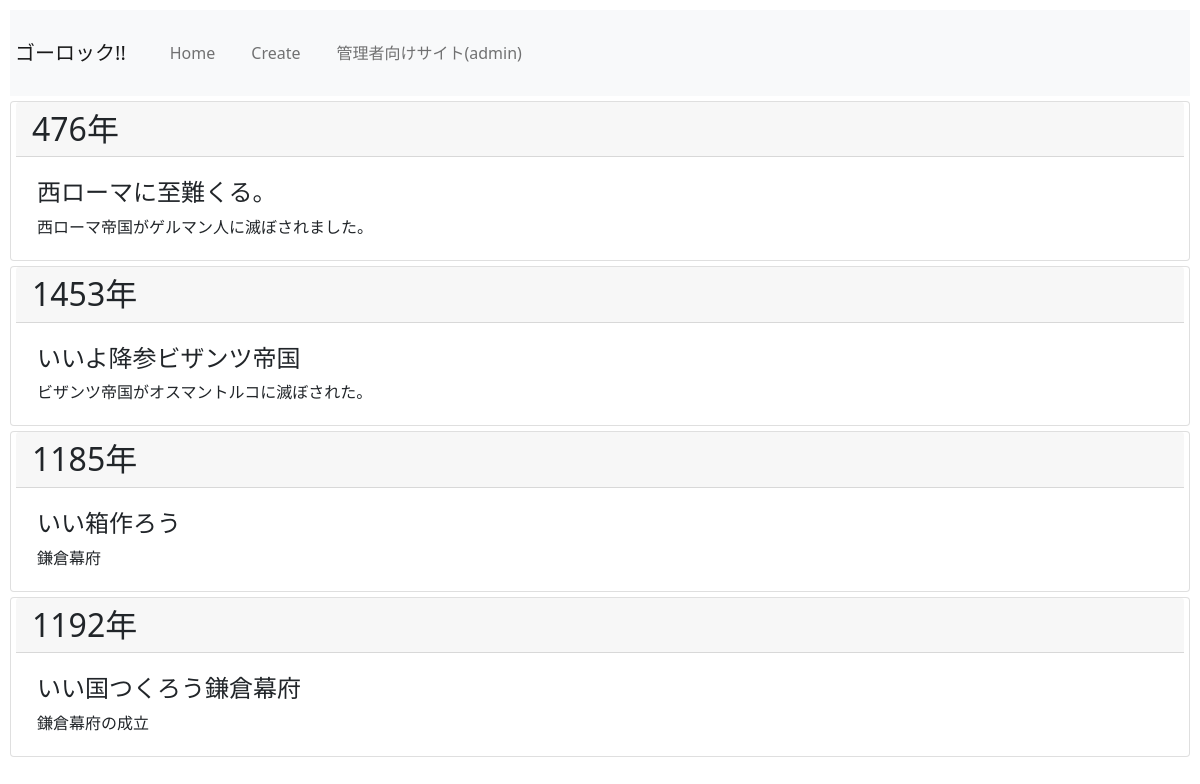
The app's page /index/, older data.
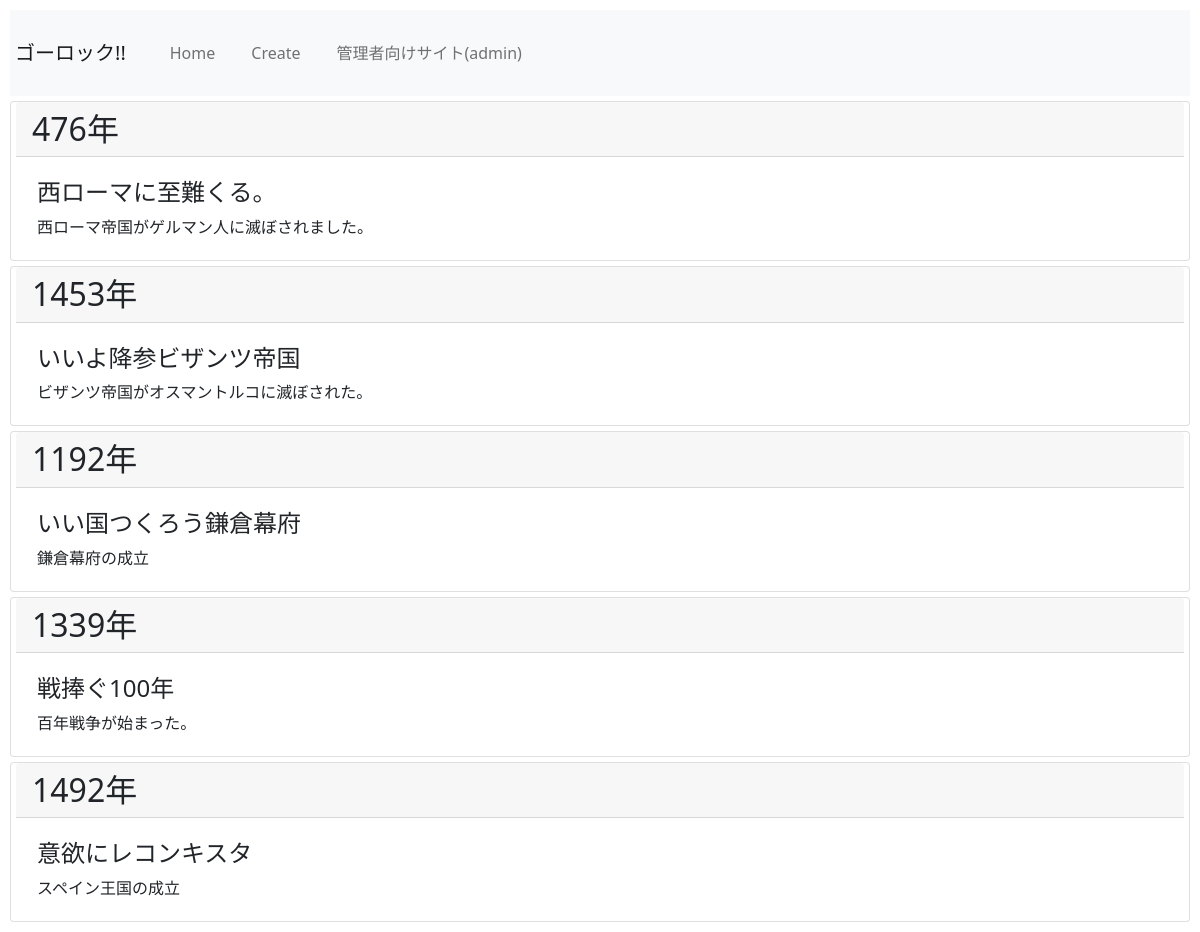
The same page, newer data.
### app/models.py (models this page shows, shortened)
class Post(models.Model):
  year = models.IntegerField(validators=[MinValueValidator(1), MaxValueValidator(2021)])
  text = models.CharField("語呂合わせ", max_length=30)
  supplement = models.CharField("補足", max_length=100)

### app/views.py (the view)
# urls.py: path('index/', views.index, name='index'),
def index(request):
  data = Post.objects.all()
  params = {
    'data': data
  }
  return render(request, 'app/index.html', params)

### app/templates/app/index.html (shortened to what this page needs)
{% extends 'app/base.html' %}
{% block 'content' %}
  {% for item in data %}
  <div class="card">
    <h2 class="card-header">{{ item.year }}年</h2>
    <div class="card-body">
      <h4 class="card-title">{{ item.text }}</h4>
      <p class="card-text">{{ item.supplement }}</p>
    </div>
  </div>
  {% endfor %}
{% endblock %}

### app/templates/app/base.html (shortened to what this page needs)
{% load static %}
<!doctype html>
<html lang="ja">
  <head>
    <link href="https://cdn.jsdelivr.net/npm/bootstrap@5.0.0-beta1/dist/css/bootstrap.min.css" rel="stylesheet">
    <link rel="stylesheet" href="{% static 'css/style.css' %}">
  </head>
  <body>
    <nav class="navbar navbar-expand-lg navbar-light bg-light">
      <a class="navbar-brand" href="/">ゴーロック!!</a>
      <div class="collapse navbar-collapse" id="navbarSupportedContent">
        <ul class="navbar-nav mr-auto">
          <li class="nav-item active">
            <a class="nav-link" href="{% url 'index' %}">Home</a>
          </li>
          <li class="nav-item active">
            <a class="nav-link" href="{% url 'form' %}">Create</a>
          </li>
          <li class="nav-item active">
            <a class="nav-link" href="../admin">管理者向けサイト(admin)</a>
          </li>
        </ul>
      </div>
    </nav>
    {% block 'content' %}
    {% endblock %}
  </body>
</html>

### app/static/css/style.css (style rules this page uses)
* { margin: 5px; }

Row changes from the older to the newer data that the page shows:
removed Post: year "1185", text "いい箱作ろう", supplement "鎌倉幕府"
added Post: year "1339", text "戦捧ぐ100年", supplement "百年戦争が始まった。"
added Post: year "1492", text "意欲にレコンキスタ", supplement "スペイン王国の成立"
